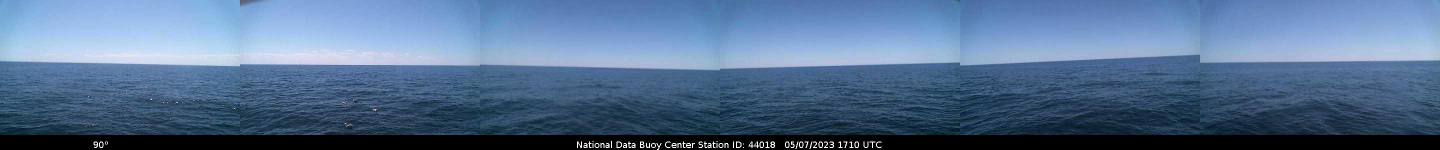
#> input picture W44A_2023_05_07_1710.jpg, 2880 x 300 px (shown at 1/2 size)
$ python clickuptask_alpha1.py   (older library calls are emulated)
#> lines starting #> are read from the running program, lines starting #| are printed output that depends on the picture; after the words box and inside, x2 and y2 are one past the last pixel; in counts of white or black regions, pixels touching at a corner belong together; long printed decimals are rounded
import numpy as np
from PIL import Image
import cv2
import matplotlib.pyplot as plt
# import ImageDraw
from PIL import ImageDraw
# pip install segmentation_models_pytorch

def split_into_panels(image, num_panels=6):
    width, height = image.size
    panel_width = width // num_panels
    panels = [image.crop((i * panel_width, 0, (i + 1) * panel_width, height)) for i in range(num_panels)]
    return panels


def crop_bottoms(panels, num_pixels=30):
    cropped_panels = [panel.crop((0, 0, panel.width, panel.height - num_pixels)) for panel in panels]
    return cropped_panels


def detect_horizon_tilt(panel):
    horizon_tilt = detect_horizon_line(panel)
    return horizon_tilt


def avg_color_above_horizon(panel, horizon_tilt):
    panel_array = np.array(panel.rotate(horizon_tilt))
    height = panel_array.shape[0] // 2
    sky_array = panel_array[:height]
    avg_sky_color = np.mean(sky_array, axis=(0, 1))
    return avg_sky_color


def avg_color_below_horizon(panel, horizon_tilt):
    panel_array = np.array(panel.rotate(horizon_tilt))
    height = panel_array.shape[0] // 2
    ocean_array = panel_array[height:]
    avg_ocean_color = np.mean(ocean_array, axis=(0, 1))
    return avg_ocean_color


import numpy as np
import cv2
from PIL import Image

def detect_horizon_line(img, resize_dim=None,
                        blur_kernel_size=5,
                        canny_low_ratio=0.33,
                        canny_high_ratio=1.33,
                        angle_tolerance=10):
    """
    The detect_horizon_line function takes an image and returns the angle of the horizon line.

    :param img: Pass in the image to be processed
    :param resize_dim: Increase the resolution of the image, type(tuple) (width, height)
    :param blur_kernel_size: Define the size of the kernel used in gaussian blur
    :param canny_low_ratio: Set the lower threshold for canny edge detection
    :param canny_high_ratio: Set the upper threshold for the canny edge detection algorithm
    :param angle_tolerance: Filter out lines that are not close to the horizontal orientation
    :return: The angle of the horizon line in degrees
    :doc-author: Trelent
    """

    # 1. Increase resolution (if resize_dim provided)
    if resize_dim:
        img = img.resize(resize_dim, Image.ANTIALIAS)

    img = np.array(img)
    gray = cv2.cvtColor(img, cv2.COLOR_BGR2GRAY)

    # 2. Blur and edge detection
    blurred = cv2.GaussianBlur(gray, (blur_kernel_size, blur_kernel_size), 0)

    # 3. Dynamic thresholding in Canny edge detection
    median_val = np.median(blurred)
    lower = int(max(0, canny_low_ratio * median_val))
    upper = int(min(255, canny_high_ratio * median_val))
    edges = cv2.Canny(blurred, lower, upper, apertureSize=3)

    # 4. HoughLinesP function parameters
    lines = cv2.HoughLinesP(edges, 1, np.pi / 180, 150, minLineLength=100, maxLineGap=20)

    if lines is None:
        return 0

    try:
        horizontal_lines = []

        # 5. Filtering lines based on the angle
        for line in lines:
            x1, y1, x2, y2 = line[0]
            angle = np.arctan2(y2 - y1, x2 - x1) * 180 / np.pi

            if abs(angle) <= angle_tolerance:
                horizontal_lines.append(line)

        if not horizontal_lines:
            return 0

        # Select the line closest to the horizontal orientation
        closest_horizontal_line = min(horizontal_lines, key=lambda line: abs(np.arctan2(line[0][3] - line[0][1], line[0][2] - line[0][0])))
        x1, y1, x2, y2 = closest_horizontal_line[0]
        angle = np.arctan2(y2 - y1, x2 - x1) * 180 / np.pi
        return angle

    except Exception as e:
        print(f"Error: {e}")
        return 0


def make_horizon_straight(img):
    # using the horizon tilt, rotate the image to make the horizon straight and return the rotated image
    horizon_tilt = detect_horizon_line(img,
                                       resize_dim=(3000, 1500),
                                        blur_kernel_size=5,
                                        canny_low_ratio=0.33,
                                        canny_high_ratio=1.33,
                                        angle_tolerance=10)
    print(f'Rotating panel {horizon_tilt} degrees')
    return img.rotate(horizon_tilt) #

def stitch_panels(panels):
    # Get the total width and height of the stitched panorama
    total_width = sum([panel.width for panel in panels])
    height = panels[0].height

    # Create a new image with the total width and the same height as the panels
    panorama = Image.new("RGB", (total_width, height))

    # Paste each panel into the new image
    current_x = 0
    for panel in panels:
        panorama.paste(panel, (current_x, 0))
        current_x += panel.width

    return panorama

def add_horizon_line(img, horizon_tilt):
    # add a red line where the horizon is detected, at the angle of the horizon tilt
    img = img.copy()
    draw = ImageDraw.Draw(img)
    width, height = img.size
    horizon_line = height / 2
    horizon_line = horizon_line + (horizon_tilt / 180) * height / 2
    draw.line((0, horizon_line, width, horizon_line), fill=(255, 0, 0), width=5)
    return img

def main():
    # Load and process the image
    panoramic_image = Image.open("W44A_2023_05_07_1710.jpg")
#> panoramic_image is the input picture: PIL image 2880x300 RGB; mean R, G, B 84.4, 111.4, 144.3
    panels = split_into_panels(panoramic_image)
#> in split_into_panels, `panels = [image.crop((i * panel_width, 0, (i + 1) * panel_width, heigh..`: panels = 6 items
#> panels = 6 items
    cropped_panels = crop_bottoms(panels)
#> cropped_panels = 6 items
    # use the make_horizon_straight function to make the horizon straight
    cropped_panels = [make_horizon_straight(panel) for panel in cropped_panels]
#> in detect_horizon_line, `median_val = np.median(blurred)`: median_val = 138
#> in detect_horizon_line, `lower = int(max(0, canny_low_ratio * median_val))`: lower = 45
#> in detect_horizon_line, `upper = int(min(255, canny_high_ratio * median_val))`: upper = 183
#> in detect_horizon_line, `edges = cv2.Canny(blurred, lower, upper, apertureSize=3)`:
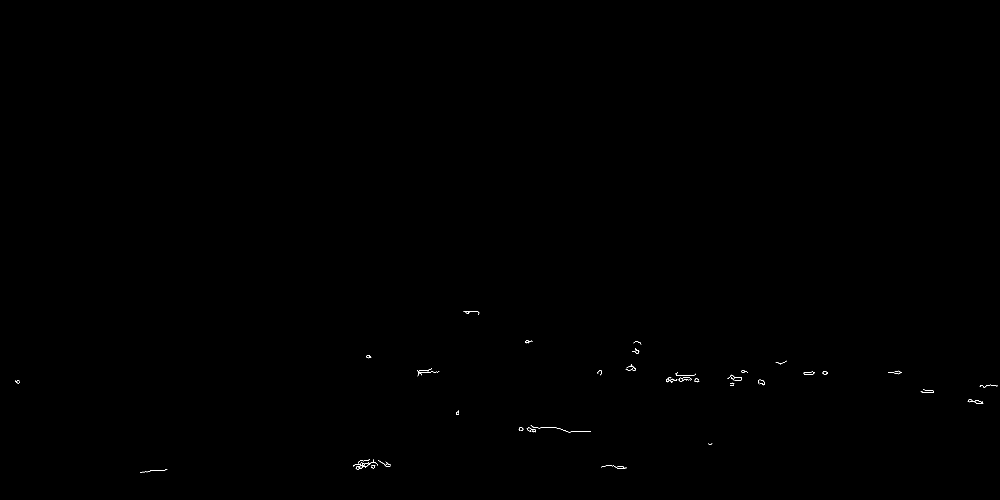
#> edges: shape (1500, 3000) (shown at 1/3 size); 0.06% white in thin lines or dots, all inside (x1, y1, x2, y2) = (46, 933, 2994, 1418)
#> in detect_horizon_line, `lines = cv2.HoughLinesP(edges, 1, np.pi / 180, 150, minLineLength=100,..`: lines = None
#> call 2 of detect_horizon_line, with resize_dim = (3000, 1500), blur_kernel_size = 5, canny_low_ratio = 0.33, canny_high_ratio = 1.33, angle_tolerance = 10
#> in detect_horizon_line (call 2), `gray = cv2.cvtColor(img, cv2.COLOR_BGR2GRAY)`:
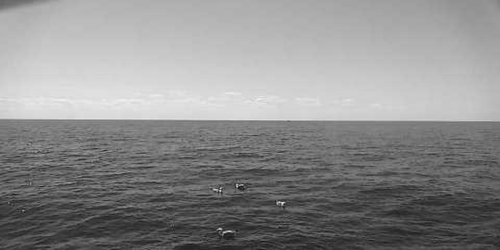
#> gray: shape (1500, 3000) (shown at 1/6 size); min 4, max 255, mean 140.4
#> in detect_horizon_line (call 2), `median_val = np.median(blurred)`: median_val = 132
#> in detect_horizon_line (call 2), `lower = int(max(0, canny_low_ratio * median_val))`: lower = 43
#> in detect_horizon_line (call 2), `upper = int(min(255, canny_high_ratio * median_val))`: upper = 175
#> in detect_horizon_line (call 2), `lines = cv2.HoughLinesP(edges, 1, np.pi / 180, 150, minLineLength=100,..`: lines = [[92, 716, 695, 716], [1343, 722, 1751, 722], [775, 717, 1046, 717], [1133, 721, 1382, 721]]
#> the loop in detect_horizon_line (call 2), `for line in lines:` made 4 passes
#> after the loop in detect_horizon_line (call 2), `for line in lines:`: horizontal_lines = [[[92, 716, 695, 716]], [[1343, 722, 1751, 722]], [[775, 717, 1046, 717]], [[1133, 721, 1382, 721]]]
#> in detect_horizon_line (call 2), `closest_horizontal_line = min(horizontal_lines, key=lambda line: abs(n..`: closest_horizontal_line = [[92, 716, 695, 716]]
#> in detect_horizon_line (call 2), `x1, y1, x2, y2 = closest_horizontal_line[0]`: x1 = 92; y1 = 716; x2 = 695; y2 = 716
#| Rotating panel 0.0 degrees
#| Rotating panel 0 degrees
#| Rotating panel 0 degrees
#> in detect_horizon_line (call 5), `gray = cv2.cvtColor(img, cv2.COLOR_BGR2GRAY)`:
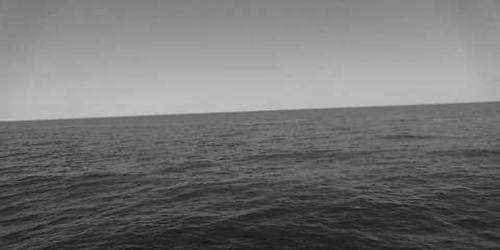
#> gray: shape (1500, 3000) (shown at 1/6 size); min 17, max 201, mean 115.5
#> in detect_horizon_line (call 5), `median_val = np.median(blurred)`: median_val = 111
#> in detect_horizon_line (call 5), `lower = int(max(0, canny_low_ratio * median_val))`: lower = 36
#> in detect_horizon_line (call 5), `upper = int(min(255, canny_high_ratio * median_val))`: upper = 147
#| Rotating panel 0 degrees
#> in detect_horizon_line (call 6), `gray = cv2.cvtColor(img, cv2.COLOR_BGR2GRAY)`:
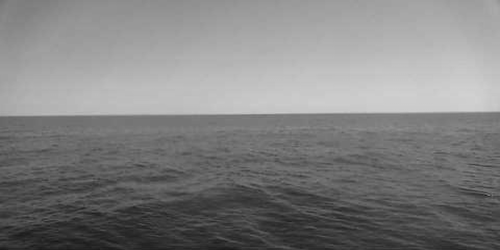
#> gray: shape (1500, 3000) (shown at 1/6 size); min 16, max 209, mean 128.2
#> in detect_horizon_line (call 6), `median_val = np.median(blurred)`: median_val = 121
#> in detect_horizon_line (call 6), `lower = int(max(0, canny_low_ratio * median_val))`: lower = 39
#> in detect_horizon_line (call 6), `upper = int(min(255, canny_high_ratio * median_val))`: upper = 160
#> in make_horizon_straight (call 6), `horizon_tilt = detect_horizon_line(img, resize_dim=(3000, 1500), blur_..`:
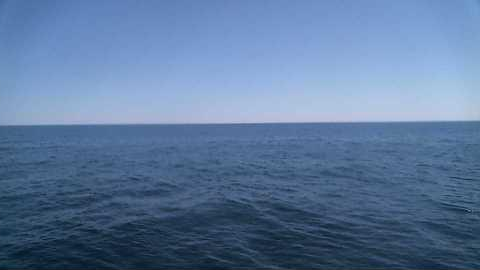
#> img: PIL image 480x270 RGB; mean R, G, B 93, 120.4, 156.9
#| Rotating panel 0 degrees
    horizon_tilts = [detect_horizon_tilt(panel) for panel in cropped_panels]
#> horizon_tilts = [0.978, 0, 0.955, 0, 0, 0]
    avg_sky_colors = [avg_color_above_horizon(panel, tilt) for panel, tilt in zip(cropped_panels, horizon_tilts)]
#> avg_sky_colors = [[159.2, 191.9, 228.7], [151.8, 181.6, 223.3], [117.9, 152.5, 198.4], [120.8, 155.5, 201.7], [112.5, 145.4, 192.2], [130.5, 160.2, 204]]
    avg_ocean_colors = [avg_color_below_horizon(panel, tilt) for panel, tilt in
                        zip(cropped_panels, horizon_tilts)]
#> avg_ocean_colors = [[61.39, 90.81, 121.1], [57.43, 84.01, 114.6], [52.41, 80.97, 109.4], [48.44, 76.89, 105.1], [43.66, 69.91, 98.21], [55.46, 80.63, 109.7]]

    # Add the horizon line to the panels
    cropped_panels = [add_horizon_line(panel, tilt) for panel, tilt in zip(cropped_panels, horizon_tilts)]

    # Plot the results
    fig, ax = plt.subplots(2, 3, figsize=(15, 8))
    for i, panel in enumerate(cropped_panels):
        ax[i // 3, i % 3].imshow(panel.rotate(horizon_tilts[i]))
        ax[i // 3, i % 3].set_title(f"Panel {i + 1}")
        ax[i // 3, i % 3].axis("off")
#> this loop made 6 passes
    plt.show()
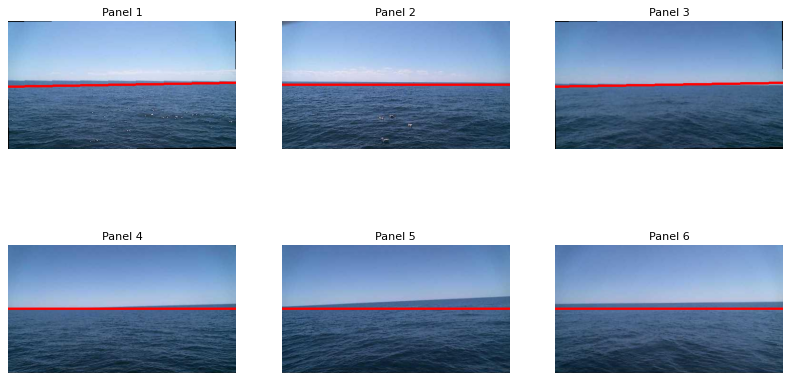
#> figure drawn by matplotlib, 6 panels
    #x = input("Press enter to continue")

    # use stitch_panels to stitch the panels together
    new_panorama = stitch_panels(cropped_panels)
#> in stitch_panels, `total_width = sum([panel.width for panel in panels])`: total_width = 2880
#> the loop in stitch_panels, `for panel in panels:` made 6 passes
#> current_x on passes 1 to 6: 480, 960, 1440, 1920, 2400, 2880
#> after the loop in stitch_panels, `for panel in panels:`:
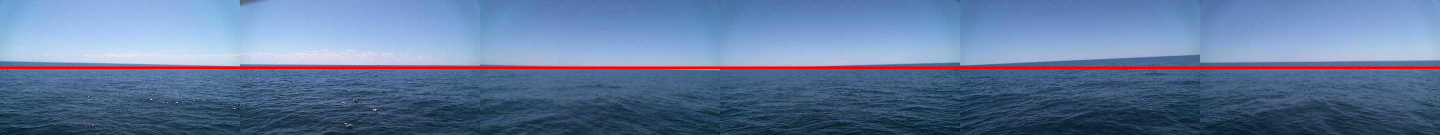
#> panorama: PIL image 2880x270 RGB (shown at 1/2 size); mean R, G, B 95.9, 120.6, 156.4
    new_panorama.show()

    # save the new panorama
    new_panorama.save("new_panorama.jpg")

    print(f'Panorama saved as "new_panorama.jpg"')


if __name__ == "__main__":
    main()

$ run again, with W03A_2022_11_06_0010.jpg copied over W44A_2023_05_07_1710.jpg
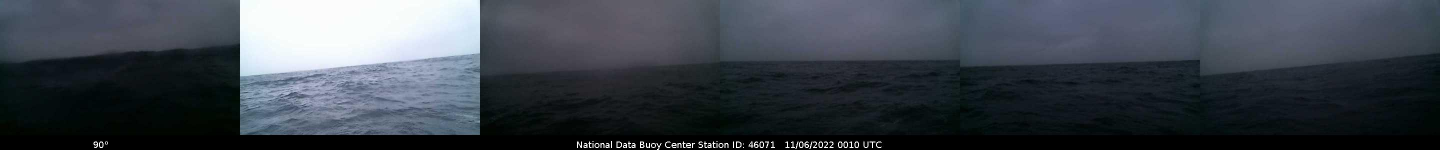
#> input picture W03A_2022_11_06_0010.jpg, 2880 x 300 px (shown at 1/2 size)
#> in main, panoramic_image is the input picture: PIL image 2880x300 RGB; mean R, G, B 60.7, 67.2, 75.7
#> in split_into_panels, `panels = [image.crop((i * panel_width, 0, (i + 1) * panel_width, heigh..`: panels = 6 items
#> median_val = 22
#> lower = 7
#> upper = 29
#> edges: shape (1500, 3000); 0.02% white in thin lines or dots, all inside (x1, y1, x2, y2) = (448, 562, 2028, 672)
#> lines = None
#> edges: shape (1500, 3000); every value is 0
#| Rotating panel 0 degrees
#| Rotating panel 0 degrees
#| Rotating panel 0 degrees
#| Rotating panel 0 degrees
#> in make_horizon_straight (call 6), `horizon_tilt = detect_horizon_line(img, resize_dim=(3000, 1500), blur_..`:
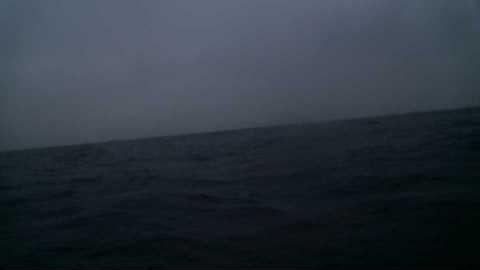
#> img: PIL image 480x270 RGB; mean R, G, B 44.8, 52.6, 62.5
#| Rotating panel 0 degrees
#> horizon_tilts = [-4.98, -5.78, 0, 0, -1.89, 0]
#> avg_sky_colors = [[58.33, 64.69, 75.68], [222.3, 229.1, 234.7], [78.99, 79.61, 89.78], [80.89, 87.19, 102.1], [74.49, 82.44, 100.3], [73.54, 81.81, 95.97]]
#> avg_ocean_colors = [[5.2, 12.61, 12.81], [109, 122.4, 142.5], [21.36, 26.12, 28.43], [18.89, 26.33, 30.55], [15.91, 23.75, 29.28], [16.02, 23.36, 28.96]]
#> the loop in main, `for i, panel in enumerate(cropped_panels):` made 6 passes
#> total_width = 2880
#> the loop in stitch_panels, `for panel in panels:` made 6 passes
#> current_x on passes 1 to 6: 480, 960, 1440, 1920, 2400, 2880
#> after the loop in stitch_panels, `for panel in panels:`:
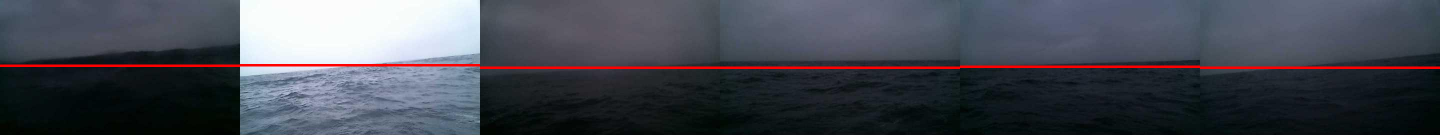
#> panorama: PIL image 2880x270 RGB (shown at 1/2 size); mean R, G, B 70.1, 72.5, 81.8

$ run again, with W22A_2022_11_06_0010.jpg copied over W44A_2023_05_07_1710.jpg
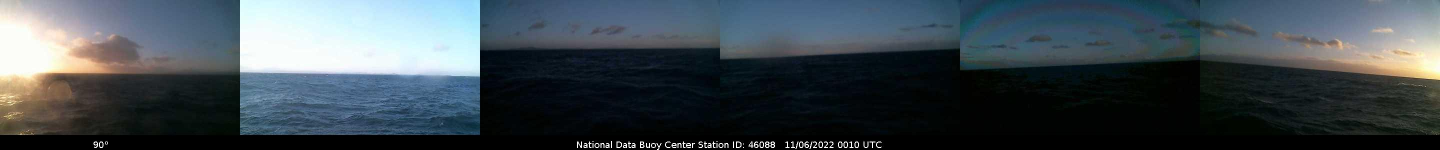
#> input picture W22A_2022_11_06_0010.jpg, 2880 x 300 px (shown at 1/2 size)
#> in main, panoramic_image is the input picture: PIL image 2880x300 RGB; mean R, G, B 63.8, 74.1, 80.5
#> in split_into_panels, `panels = [image.crop((i * panel_width, 0, (i + 1) * panel_width, heigh..`: panels = 6 items
#> median_val = 99
#> lower = 32
#> upper = 131
#> in detect_horizon_line, `edges = cv2.Canny(blurred, lower, upper, apertureSize=3)`:
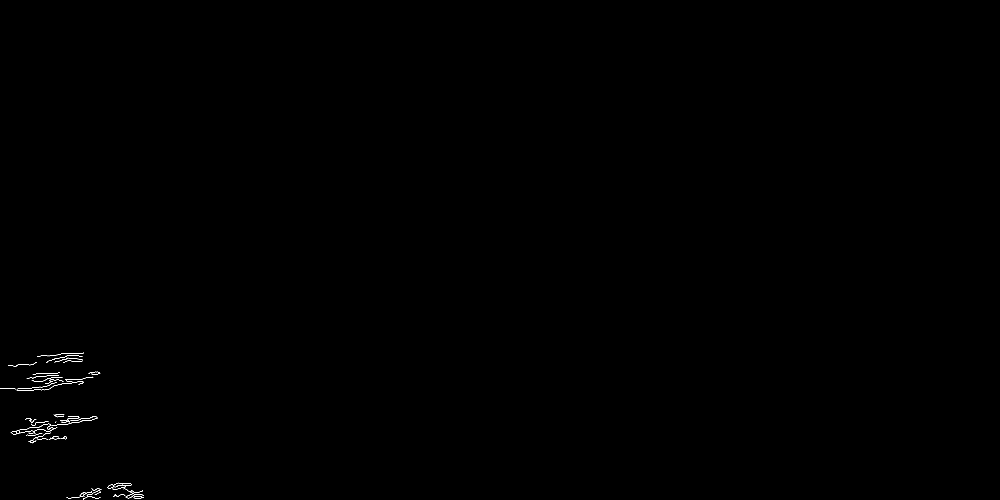
#> edges: shape (1500, 3000) (shown at 1/3 size); 0.08% white in thin lines or dots, all inside (x1, y1, x2, y2) = (0, 1058, 432, 1500)
#> lines = None
#> edges: shape (1500, 3000); every value is 0
#| Rotating panel 0 degrees
#> edges: shape (1500, 3000); 0.07% white in thin lines or dots, all inside (x1, y1, x2, y2) = (0, 350, 3000, 757)
#| Rotating panel 0.0 degrees
#> edges: shape (1500, 3000); 0.18% white in thin lines or dots, all inside (x1, y1, x2, y2) = (0, 257, 3000, 1024)
#> lines = 25 rows, first 6: [1723, 589, 1823, 586], [2053, 571, 2281, 563], [2626, 556, 2751, 551], [2822, 545, 2956, 541], [1375, 601, 1644, 591], [2600, 555, 2773, 549]
#| Rotating panel -1.548 degrees
#> edges: shape (1500, 3000); 0.16% white in thin lines or dots, all inside (x1, y1, x2, y2) = (0, 220, 3000, 1113)
#> lines = 16 rows, first 6: [1293, 727, 1448, 722], [1034, 737, 1207, 731], [2470, 683, 2594, 679], [1018, 735, 1143, 731], [80, 774, 360, 764], [1859, 703, 2197, 691]
#| Rotating panel -1.685 degrees
#> edges: shape (1500, 3000); 0.06% white in thin lines or dots, all inside (x1, y1, x2, y2) = (1936, 809, 3000, 1500)
#| Rotating panel 4.044 degrees
#> horizon_tilts = [0, 0.904, 0, -1.05, -0.879, 0.754]
#> avg_sky_colors = [[144.4, 147, 153.9], [217, 243.2, 250.8], [55.95, 71.03, 87.39], [59.74, 78.9, 95.57], [46.11, 69.89, 82.97], [121, 125.4, 128.1]]
#> avg_ocean_colors = [[66.68, 61.84, 52.39], [83.77, 110.8, 136.1], [3.24, 9.37, 15.27], [2.33, 7.93, 11.49], [1.67, 4.84, 3.67], [27.43, 32.88, 29.55]]
#> the loop in main, `for i, panel in enumerate(cropped_panels):` made 6 passes
#> total_width = 2880
#> the loop in stitch_panels, `for panel in panels:` made 6 passes
#> current_x on passes 1 to 6: 480, 960, 1440, 1920, 2400, 2880
#> after the loop in stitch_panels, `for panel in panels:`:
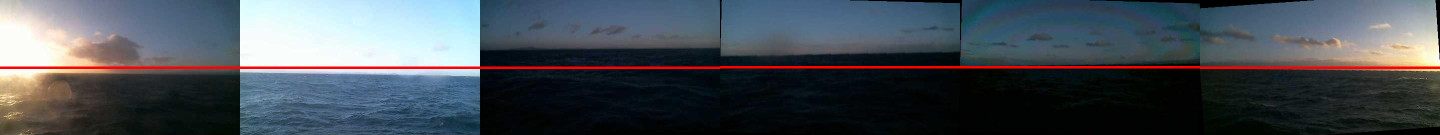
#> panorama: PIL image 2880x270 RGB (shown at 1/2 size); mean R, G, B 72.5, 79, 86.1
